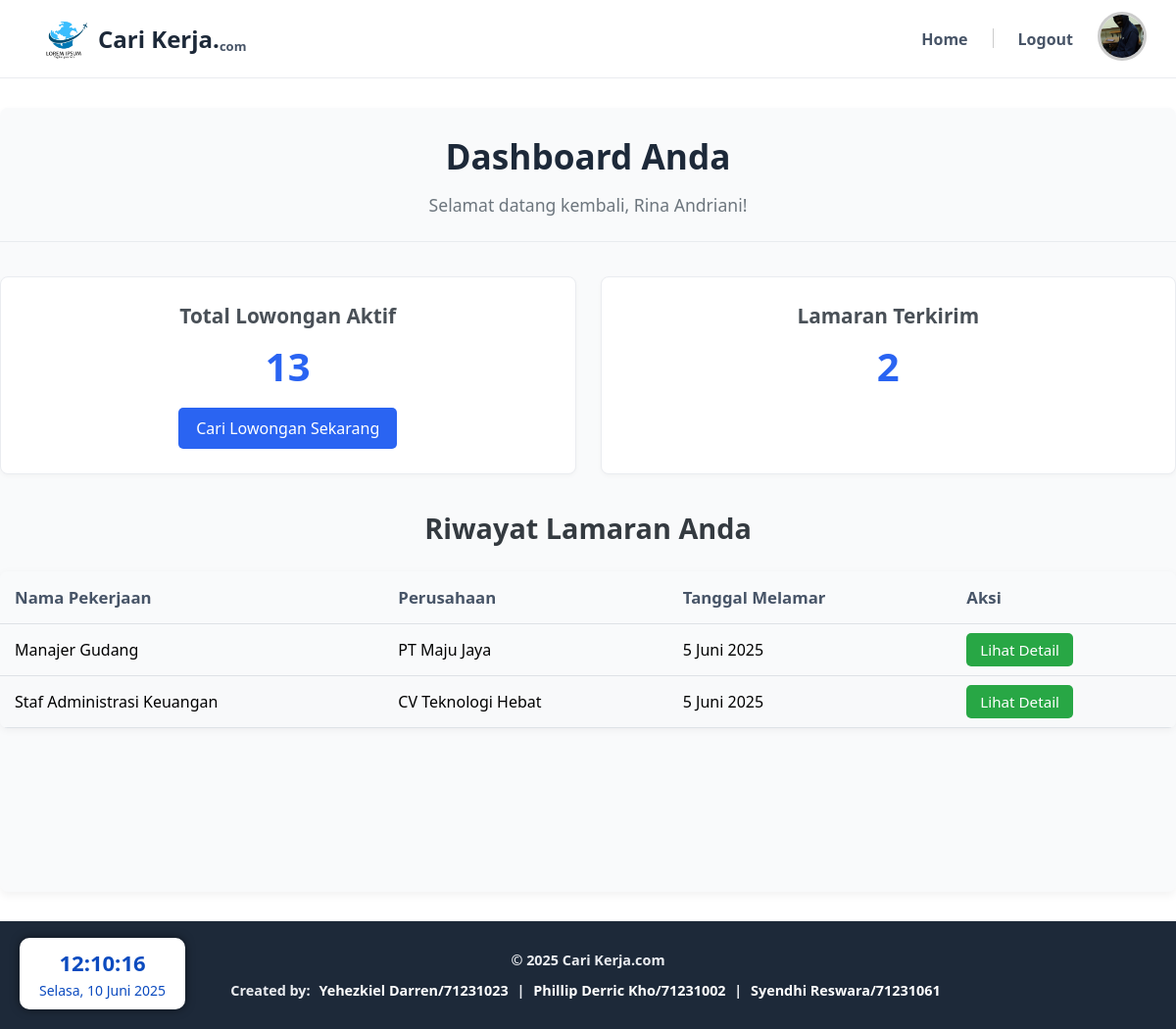
Screenshot of /dashboard-worker.php (signed in) with the database file from the repository.
### tables this page shows
CREATE TABLE `lamaran` (
  `id_lamaran` int(11) NOT NULL,
  `lowongan_id` int(11) NOT NULL,
  `pelamar_id` int(11) NOT NULL,
  `nama_lengkap` varchar(100) NOT NULL,
  `tanggal_lahir` date NOT NULL,
  `email` varchar(100) NOT NULL,
  `no_hp` varchar(20) NOT NULL,
  `cv` varchar(255) NOT NULL,
  `portofolio` varchar(255) DEFAULT NULL,
  `surat_lamaran` varchar(255) DEFAULT NULL,
  `tanggal_lamaran` date NOT NULL DEFAULT current_timestamp()
);

CREATE TABLE `lowongan` (
  `id` int(11) NOT NULL,
  `perusahaan_id` int(11) DEFAULT NULL,
  `kategori` varchar(50) DEFAULT NULL,
  `nama_pekerjaan` varchar(100) DEFAULT NULL,
  `jenis_pekerjaan` enum('Full-time','Part-time','Remote','Freelance') DEFAULT NULL,
  `lokasi` text DEFAULT NULL,
  `gaji` varchar(100) DEFAULT NULL,
  `deskripsi` text DEFAULT NULL,
  `syarat` text DEFAULT NULL,
  `tanggal_batas` date DEFAULT NULL,
  `isPorto` tinyint(1) DEFAULT NULL,
  `tanggal_buat` date DEFAULT NULL
);

CREATE TABLE `perusahaan` (
  `id` int(11) NOT NULL,
  `user_id` int(11) DEFAULT NULL,
  `nama_perusahaan` varchar(100) DEFAULT NULL,
  `lokasi` text DEFAULT NULL,
  `logo` varchar(255) DEFAULT NULL
);

### public/dashboard-worker.php (the view, shortened to what this page needs)
<?php
require_once '../src/includes/connection.php';
if (!function_exists('formatTanggal')) {
    function formatTanggal($tanggalInput) {
        try {
            $date = new DateTime($tanggalInput);
            $date->setTimezone(new DateTimeZone('Asia/Jakarta'));
            if (class_exists('IntlDateFormatter')) {
                $formatter = new IntlDateFormatter(
                    'id_ID',
                    IntlDateFormatter::LONG,
                    IntlDateFormatter::NONE,
                    'Asia/Jakarta',
                    IntlDateFormatter::GREGORIAN,
                    'd MMMM yyyy'
                );
                return $formatter->format($date);
            } else {
                return $date->format('d M Y');
            }
        } catch (Exception $e) {
            error_log("Error formatting date '$tanggalInput': " . $e->getMessage());
            return $tanggalInput;
        }
    }
}
$pencari_kerja_id = $_SESSION['id'];
$nama_pengguna = $_SESSION['username'];
$logo_pengguna = $_SESSION['logo'] ?? 'img/ProfilePicture.jpg';
$total_lowongan_aktif = 0;
$jumlah_lamaran_user = 0;
$applied_jobs = [];
$pesan_info = "";
$sql_total_lowongan = "SELECT COUNT(id) AS total_lowongan_aktif FROM lowongan WHERE tanggal_batas > NOW()";
$result_total_lowongan = mysqli_query($conn, $sql_total_lowongan);
if ($result_total_lowongan && mysqli_num_rows($result_total_lowongan) > 0) {
    $row_total = mysqli_fetch_assoc($result_total_lowongan);
    $total_lowongan_aktif = $row_total['total_lowongan_aktif'];
}
$sql_jumlah_lamaran = "SELECT COUNT(id_lamaran) AS jumlah_lamaran_user FROM lamaran WHERE pelamar_id = ?";
$stmt_jumlah_lamaran = mysqli_prepare($conn, $sql_jumlah_lamaran);
if ($stmt_jumlah_lamaran) {
    mysqli_stmt_bind_param($stmt_jumlah_lamaran, "i", $pencari_kerja_id);
    mysqli_stmt_execute($stmt_jumlah_lamaran);
    $result_jumlah = mysqli_stmt_get_result($stmt_jumlah_lamaran);
    if ($result_jumlah && mysqli_num_rows($result_jumlah) > 0) {
        $row_jumlah = mysqli_fetch_assoc($result_jumlah);
        $jumlah_lamaran_user = $row_jumlah['jumlah_lamaran_user'];
    }
}
$sql_applied_jobs = "SELECT
                        lamaran.id_lamaran,
                        lamaran.tanggal_lamaran,
                        lowongan.nama_pekerjaan,
                        lowongan.id AS lowongan_id,
                        perusahaan.nama_perusahaan
                    FROM lamaran
                    JOIN lowongan ON lamaran.lowongan_id = lowongan.id
                    JOIN perusahaan ON lowongan.perusahaan_id = perusahaan.id
                    WHERE lamaran.pelamar_id = ?
                    ORDER BY lamaran.tanggal_lamaran DESC";
$stmt_applied_jobs = mysqli_prepare($conn, $sql_applied_jobs);
if ($stmt_applied_jobs) {
    mysqli_stmt_bind_param($stmt_applied_jobs, "i", $pencari_kerja_id);
    mysqli_stmt_execute($stmt_applied_jobs);
    $result_applied_jobs = mysqli_stmt_get_result($stmt_applied_jobs);
    while ($row = mysqli_fetch_assoc($result_applied_jobs)) {
        $applied_jobs[] = $row;
    }
}
?>
<!DOCTYPE html>
<html lang="id">
<head>
    <link rel="stylesheet" href="assets/css/dashboard-worker.css">
    <link rel="stylesheet" href="assets/css/global-styles.css">
    <link rel="stylesheet" href="assets/css/time.css" />
</head>
<body>
    <header>
      <div class="logo">
        <img src="img/LogoHeader1.png" alt="logokerja" />
        <a>Cari Kerja. <span class="small">com</span></a>
      </div>
      <nav>
        <ul type="none">
          <li><a href="index.php">Home</a></li>
          <li><a href="logout.php">Logout</a></li>
        </ul>
        <a href="dashboard-worker.php">
          <?php
            if(isset($logo_pengguna) && !empty($logo_pengguna) && file_exists(ltrim($logo_pengguna, '/'))) {
              echo '<img src="' . htmlspecialchars($logo_pengguna) . '" alt="profilepict" class="profilepicture" />';
            } else {
              echo '<img src="img/ProfilePicture.jpg" alt="profilepict" class="profilepicture" />';
            }
          ?>
        </a>
      </nav>
    </header>
    <div class="clock-container">
      <div class="clock-time" id="clock">00:00:00</div>
      <div class="clock-date" id="date">Loading date...</div>
    </div>
    <main>
        <section class="dashboard-header">
            <h1>Dashboard Anda</h1>
            <p>Selamat datang kembali, <?php echo htmlspecialchars($nama_pengguna); ?>!</p>
        </section>
        <section class="dashboard-stats">
            <div class="stat-card">
                <h2>Total Lowongan Aktif</h2>
                <p><?php echo $total_lowongan_aktif; ?></p>
                <a href="index.php" class="btn-link">Cari Lowongan Sekarang</a>
            </div>
            <div class="stat-card">
                <h2>Lamaran Terkirim</h2>
                <p><?php echo $jumlah_lamaran_user; ?></p>
            </div>
        </section>
        <section class="applied-jobs-list">
            <h2>Riwayat Lamaran Anda</h2>
            <?php if (!empty($pesan_info)): ?>
                <p class="info-message"><?php echo htmlspecialchars($pesan_info); ?></p>
            <?php elseif (!empty($applied_jobs)): ?>
                <table>
                    <thead>
                        <tr>
                            <th>Nama Pekerjaan</th>
                            <th>Perusahaan</th>
                            <th>Tanggal Melamar</th>
                            <th>Aksi</th>
                        </tr>
                    </thead>
                    <tbody>
                        <?php foreach ($applied_jobs as $job): ?>
                            <tr>
                                <td><?php echo htmlspecialchars($job['nama_pekerjaan']); ?></td>
                                <td><?php echo htmlspecialchars($job['nama_perusahaan']); ?></td>
                                <td><?php echo htmlspecialchars(formatTanggal($job['tanggal_lamaran'])); ?></td>
                                <td><a href="detail.php?id=<?php echo $job['lowongan_id']; ?>" class="btn-detail">Lihat Detail</a></td>
                            </tr>
                        <?php endforeach; ?>
                    </tbody>
                </table>
            <?php else: ?>
                 <p class="info-message">Anda belum melamar pekerjaan apapun.</p>
            <?php endif; ?>
        </section>
    </main>
    <footer>
      <p>&copy; <?php echo date("Y"); ?> Cari Kerja.com</p>
      <p class="creators">
        Created by:
        <a href="#" target="_blank">Yehezkiel Darren/71231023</a> |
        <a href="#" target="_blank">Phillip Derric Kho/71231002</a> |
        <a href="#" target="_blank">Syendhi Reswara/71231061</a>
      </p>
    </footer>
</body>
</html>

### public/assets/css/dashboard-worker.css (style rules this page uses)
main { min-height: 100vh; width: 100%; padding: 25px 0; margin: 30px auto; background-color: #f9fafb; border-radius: 8px; box-shadow: 0 4px 8px rgba(0, 0, 0, 0.05); }
.dashboard-header { text-align: center; margin-bottom: 35px; padding-bottom: 25px; border-bottom: 1px solid #e9ecef; }
.dashboard-header h1 { color: #1d2939; margin-bottom: 0.4em; font-size: 2.2em; }
.dashboard-header p { font-size: 1.1em; color: #6c757d; }
.dashboard-stats { display: flex; justify-content: space-around; gap: 25px; margin-bottom: 35px; flex-wrap: wrap; }
.stat-card { background-color: #ffffff; border: 1px solid #eaecf0; border-radius: 8px; padding: 25px; text-align: center; flex: 1; min-width: 260px; box-shadow: 0 2px 5px rgba(0, 0, 0, 0.03); }
.stat-card h2 { margin-top: 0; color: #495057; font-size: 1.3em; margin-bottom: 10px; }
.stat-card p { font-size: 2.5em; font-weight: 700; color: #2a64f2; margin: 10px 0 15px 0; }
.btn-link { display: inline-block; padding: 10px 18px; background-color: #2a64f2; color: white; text-decoration: none; border-radius: 5px; font-size: 1em; font-weight: 500; transition: background-color 0.2s ease; }
.applied-jobs-list { margin-top: 35px; }
.applied-jobs-list h2 { text-align: center; margin-bottom: 25px; color: #343a40; font-size: 1.8em; }
.applied-jobs-list table { width: 100%; border-collapse: collapse; margin-top: 20px; box-shadow: 0 2px 8px rgba(0, 0, 0, 0.05); border-radius: 8px; overflow: hidden; }
.applied-jobs-list th, .applied-jobs-list td { border-bottom: 1px solid #dee2e6; padding: 15px; text-align: left; }
.applied-jobs-list th { background-color: #f9fafb; color: #475467; font-weight: 600; font-size: 1.05em; }
.applied-jobs-list tr:nth-child(even) { background-color: #f8f9fa; }
.btn-detail { padding: 7px 14px; background-color: #28a745; color: white; text-decoration: none; border-radius: 5px; font-size: 0.95em; transition: background-color 0.2s ease; }

### public/assets/css/global-styles.css (style rules this page uses)
* { box-sizing: border-box; margin: 0; padding: 0; font-family: "Segoe UI", Tahoma, Geneva, Verdana, sans-serif; }
body { width: 100%; }
header { position: sticky; top: 0; width: 100%; padding: 0 20px; text-align: center; display: flex; justify-content: space-between; align-items: center; background-color: #ffffff; border-bottom: 1px solid #eaecf0; z-index: 100; height: 80px; }
.logo { display: flex; align-items: center; margin-left: 10px; }
.logo img { width: 70px; height: auto; }
.logo a { color: #1d2939; font-weight: bold; font-size: 24px; margin: 0; display: flex; }
.logo .small { color: #475467; font-size: small; align-self: flex-end; }
nav { flex-grow: 1; display: flex; justify-content: end; gap: 20px; align-items: center; }
nav ul { list-style: none; display: flex; gap: 20px; }
nav ul li { display: inline; }
nav ul li a { color: #475467; font-weight: 600; text-decoration: none; transition: 0.1s ease-in-out; padding: 5px; }
.profilepicture { width: 50px; height: 50px; border-radius: 50%; border: 3px solid #ccc; object-fit: cover; margin-right: 10px; }
footer { background-color: #1d2939; color: #eaecf0; text-align: center; padding: 20px 15px; font-size: 0.9em; line-height: 1.6; }
footer p { margin: 8px 0; font-weight: bold; }
footer .creators a { color: #ffffff; text-decoration: none; margin: 0 5px; }

### public/assets/css/time.css (style rules this page uses)
.clock-container { position: fixed; bottom: 20px; left: 20px; background-color: #ffffff; color: #0c4bbf; font-size: 16px; padding: 10px 20px; border-radius: 10px; font-family: "Courier New", monospace; box-shadow: 0 0 10px rgba(0, 0, 0, 0.5); z-index: 9999; text-align: center; }
.clock-time { font-size: 22px; font-weight: bold; }
.clock-date { font-size: 14px; margin-top: 4px; }

### rows the page displays
lamaran: lowongan.nama_pekerjaan "Manajer Gudang", perusahaan.nama_perusahaan "PT Maju Jaya", tanggal_lamaran "5 Juni 2025"
lamaran: lowongan.nama_pekerjaan "Staf Administrasi Keuangan", perusahaan.nama_perusahaan "CV Teknologi Hebat", tanggal_lamaran "5 Juni 2025"

### other values shown
$nama_pengguna "Rina Andriani"
$total_lowongan_aktif "13"
$jumlah_lamaran_user "2"
